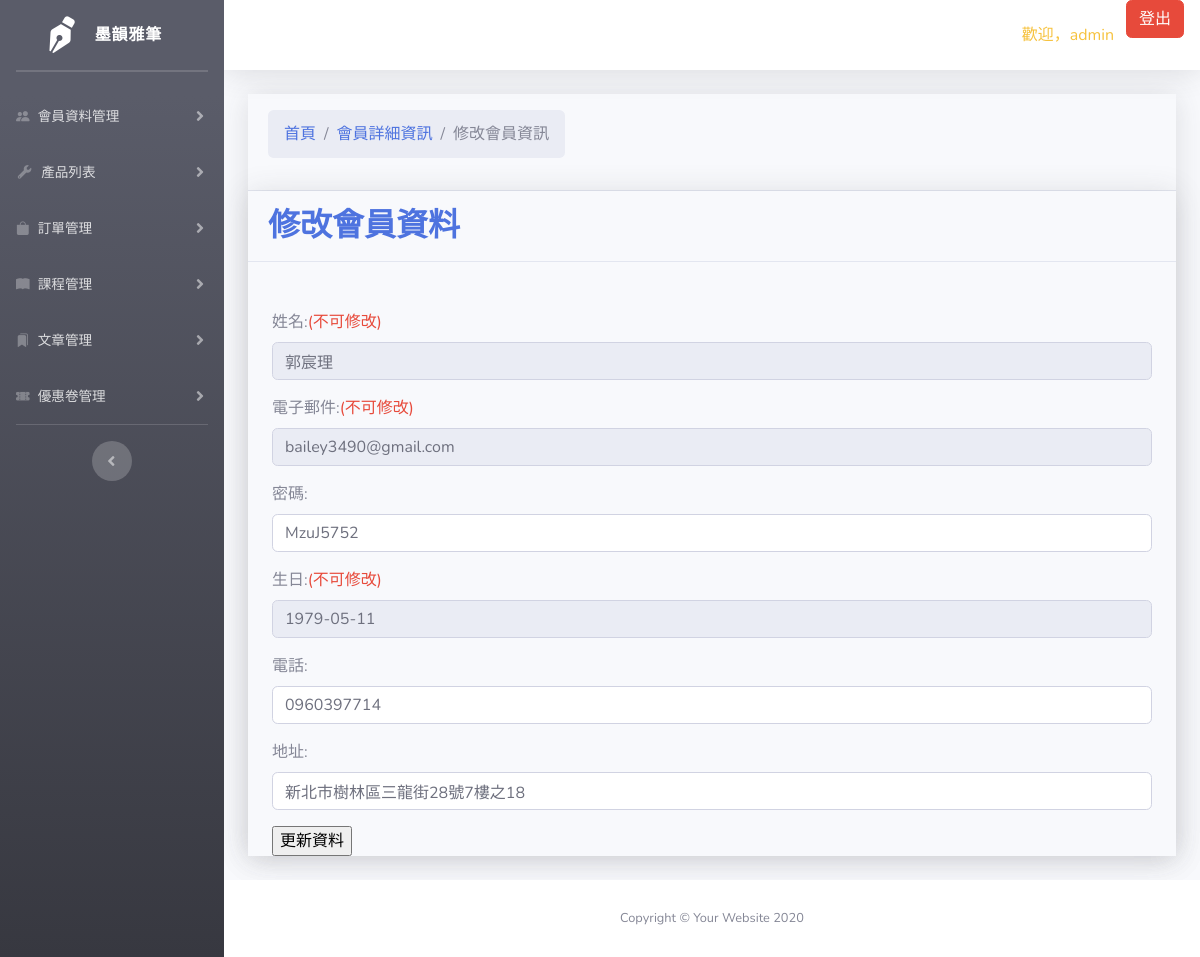
/admin/user/edit_member.php?id=1, run on the app's committed database.
### tables this page shows
CREATE TABLE `user` (
  `id` int(11) NOT NULL,
  `name` varchar(50) DEFAULT NULL,
  `email` varchar(255) DEFAULT NULL,
  `password` varchar(100) NOT NULL,
  `birthday` date DEFAULT NULL,
  `number` varchar(20) DEFAULT NULL,
  `address` varchar(255) DEFAULT NULL,
  `deleted_at` timestamp NULL DEFAULT NULL
);

### admin/config/dbConnect.php (called while the page is built, shortened)
<?php
$username = "admin";

### admin/user/edit_member.php (the view, shortened to what this page needs)
<?php
require_once("../config/dbConnect.php");
if (isset($_GET['id'])) {
    $member_id = $_GET['id'];
    $query = "SELECT * FROM `user` WHERE id = $member_id";
    $result = mysqli_query($conn, $query);
    if ($result) {
        if ($row = mysqli_fetch_assoc($result)) {
?>
            <!DOCTYPE html>
            <html lang="en">
            <head>
                <link href="../public/css/sb-admin-2.css" rel="stylesheet" type="text/css">
                <link href="../public/css/sb-admin-2.min.css" rel="stylesheet">
                <link href="../public/vendor/datatables/dataTables.bootstrap4.min.css" rel="stylesheet">
                <link rel="stylesheet" href="https://cdn.jsdelivr.net/npm/bootstrap-icons@1.11.2/font/bootstrap-icons.min.css">
                <link href="../public/vendor/fontawesome-free/css/all.min.css" rel="stylesheet" type="text/css">
                <link rel="stylesheet" href="../user/css/style.css">
            </head>
            <body id="page-top">
                <div id="wrapper">
                    <ul class="navbar-nav bg-gradient-dark sidebar sidebar-dark accordion" id="accordionSidebar">
                        <a class="sidebar-brand d-flex align-items-center justify-content-center" href="index.html">
                            <div class="sidebar-brand-icon rotate-n-15">
                                <i class="fas  fa-pen-nib "></i>
                            </div>
                            <div class="sidebar-brand-text mx-3">墨韻雅筆</div>
                        </a>
                        <hr class="sidebar-divider my-0">
                        <hr class="sidebar-divider">
                        <li class="nav-item">
                            <a class="nav-link collapsed" href="#" data-toggle="collapse" data-target="#users" aria-expanded="true" aria-controls="users">
                                <i class="bi bi-people-fill"></i>
                                <span>會員資料管理</span>
                            </a>
                        </li>
                        <li class="nav-item">
                            <a class="nav-link collapsed" href="#" data-toggle="collapse" data-target="#product" aria-expanded="true" aria-controls="product">
                                <i class="fas fa-fw fa-wrench"></i>
                                <span>產品列表</span>
                            </a>
                        </li>
                        <li class="nav-item">
                            <a class="nav-link collapsed" href="#" data-toggle="collapse" data-target="#order" aria-expanded="true" aria-controls="order">
                                <i class="bi bi-bag-fill"></i>
                                <span>訂單管理</span>
                            </a>
                        </li>
                        <li class="nav-item">
                            <a class="nav-link collapsed" href="#" data-toggle="collapse" data-target="#course" aria-expanded="true" aria-controls="course">
                                <i class="bi bi-book-fill"></i>
                                <span>課程管理</span>
                            </a>
                        </li>
                        <li class="nav-item">
                            <a class="nav-link collapsed" href="#" data-toggle="collapse" data-target="#article" aria-expanded="true" aria-controls="article">
                                <i class="bi bi-bookmarks-fill"></i>
                                <span>文章管理</span>
                            </a>
                        </li>
                        <li class="nav-item">
                            <a class="nav-link collapsed" href="#" data-toggle="collapse" data-target="#coupon" aria-expanded="true" aria-controls="coupon">
                                <i class="bi bi-ticket-perforated-fill"></i>
                                <span>優惠卷管理</span>
                            </a>
                        </li>
                        <hr class="sidebar-divider">
                        <div class="text-center d-none d-md-inline">
                            <button class="rounded-circle border-0" id="sidebarToggle"></button>
                        </div>
                    </ul>
                    <div id="content-wrapper" class="d-flex flex-column">
                        <div id="content-wrapper" class="d-flex flex-column">
                            <div id="content">
                                <nav class="navbar navbar-expand navbar-light bg-white topbar mb-4 static-top shadow">
                                    <ul class="navbar-nav ml-auto">
                                        <li class="nav-item">
                                            <span class="nav-link text-warning">歡迎，<?php echo $username; ?></span>
                                        </li>
                                        <li class="nav-item">
                                            <form class="form-inline ml-auto" action="doMemberLogout.php" method="post">
                                                <button type="submit" class="btn btn-danger">登出</button>
                                            </form>
                                        </li>
                                    </ul>
                                </nav>
                                <div class="container-fluid">
                                    <div class="shadow mb-4">
                                        <div class="card-header py-3 d-flex justify-content-between">
                                            <nav aria-label="breadcrumb">
                                                <ol class="breadcrumb">
                                                    <li class="breadcrumb-item"><a href="members_list.php">首頁</a></li>
                                                    <li class="breadcrumb-item"><a href="member_details.php?id=<?php echo $member_id; ?>">會員詳細資訊</a></li>
                                                    <li class="breadcrumb-item active" aria-current="page">修改會員資訊</li>
                                                </ol>
                                            </nav>
                                        </div>
                                        <div class="shadow mb-4">
                                            <div class="card-header py-3 d-flex justify-content-between">
                                                <h2 class="m-0 font-weight-bold text-primary">修改會員資料</h2>
                                            </div>
                                            <div class="container mt-5">
                                                <form action="update_member.php" method="post">
                                                    <div class="form-group">
                                                        <label for="name">姓名:<span class="text-danger">(不可修改)</span></label>
                                                        <input type="text" name="name" class="form-control" value="<?php echo $row['name']; ?> " readonly>
                                                    </div>
                                                    <div class="form-group">
                                                        <label for="email">電子郵件:<span class="text-danger">(不可修改)</span></label>
                                                        <input type="text" name="email" class="form-control" value="<?php echo $row['email']; ?> " readonly>
                                                    </div>
                                                    <div class="form-group">
                                                        <label for="password">密碼:</label>
                                                        <input type="text" name="password" class="form-control" value="<?php echo $row['password']; ?>">
                                                    </div>
                                                    <div class="form-group">
                                                        <label for="birthday">生日:<span class="text-danger">(不可修改)</span></label>
                                                        <input type="text" name="birthday" class="form-control" value="<?php echo $row['birthday']; ?>" readonly>
                                                    </div>
                                                    <div class="form-group">
                                                        <label for="number">電話:</label>
                                                        <input type="text" name="number" class="form-control" value="<?php echo $row['number']; ?>">
                                                    </div>
                                                    <div class="form-group">
                                                        <label for="address">地址:</label>
                                                        <input type="text" name="address" class="form-control" value="<?php echo $row['address']; ?>">
                                                    </div>
                                                    <input type="submit" value="更新資料">
                                                </form>
                                            </div>
                                        </div>
                                    </div>
                                </div>
                                <footer class="sticky-footer bg-white">
                                    <div class="container my-auto">
                                        <div class="copyright text-center my-auto">
                                            <span>Copyright &copy; Your Website 2020</span>
                                        </div>
                                    </div>
                                </footer>
                            </div>
                        </div>
            </body>
            </html>
<?php
        } else {
            echo "找不到該會員的詳細資訊。";
        }
    } else {
        echo "查詢失敗：" . mysqli_error($conn);
    }
} else {
    echo "缺少會員ID。";
}
?>

### data on the page
user: name "郭宸理", email "bailey3490@gmail.com", password "MzuJ5752", birthday "1979-05-11", number "0960397714", address "新北市樹林區三龍街28號7樓之18"

### other printed values
$username "admin"
